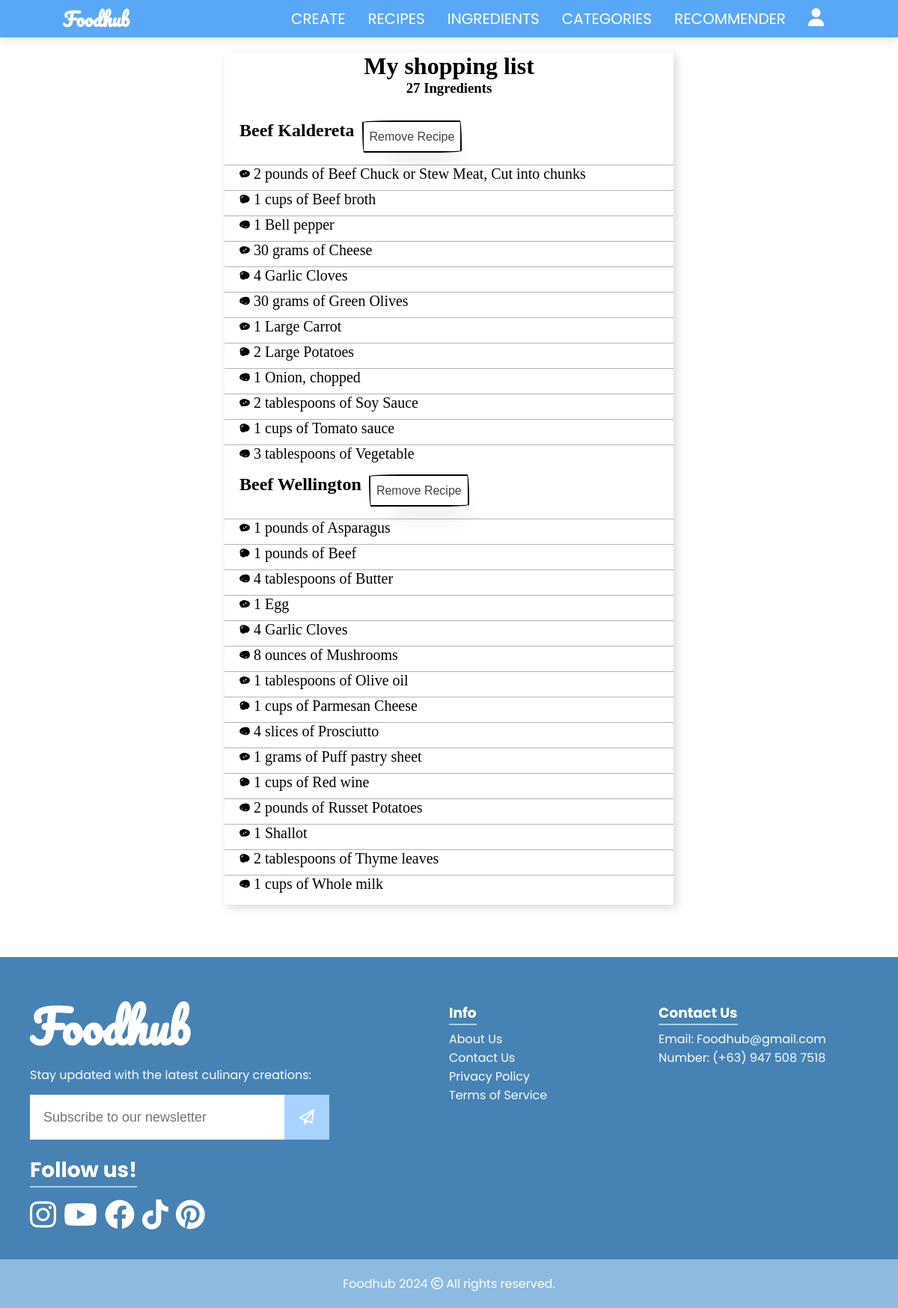
The app's page /my_shopping_list (signed in), older data.
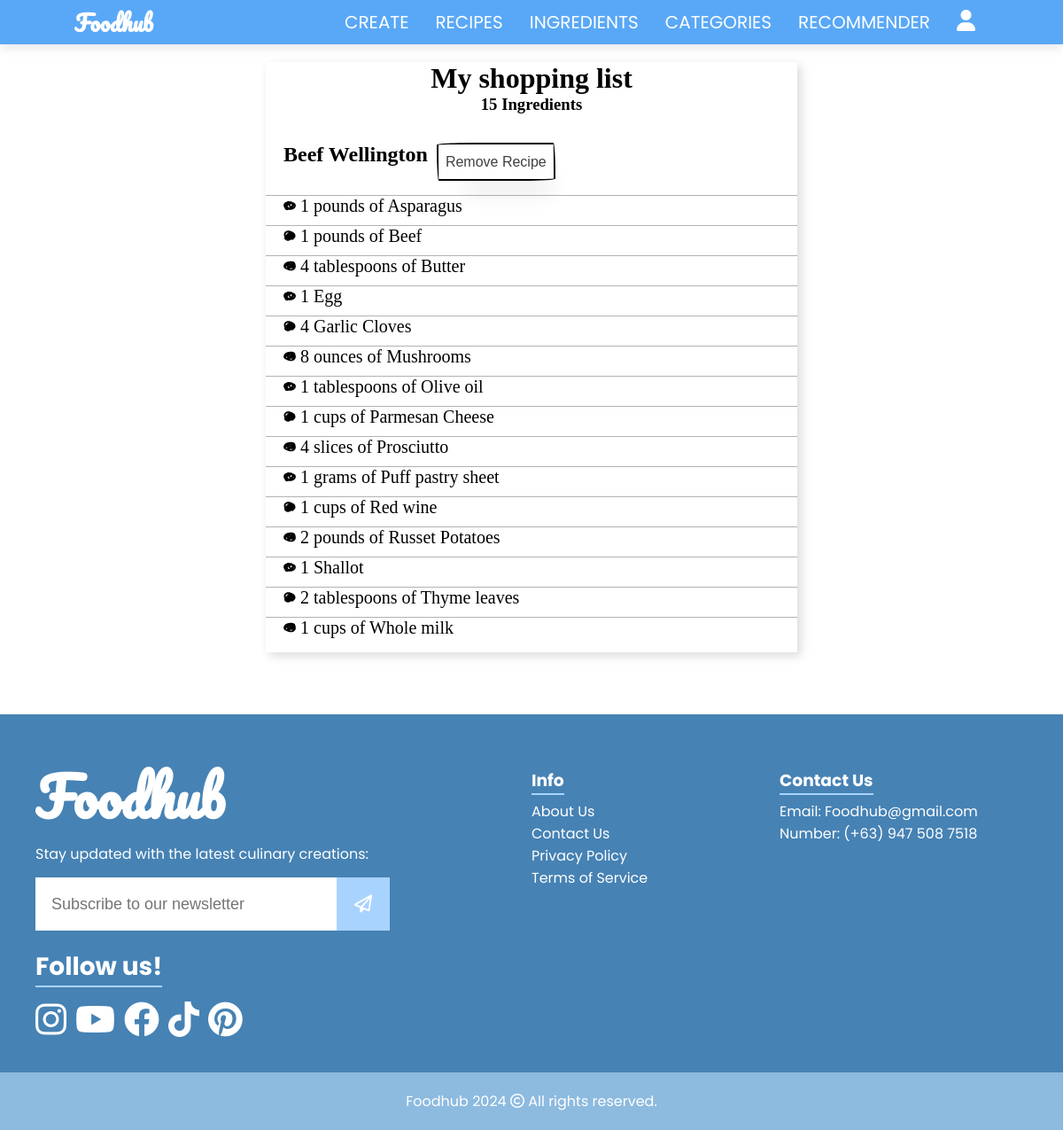
The same page, newer data.
### foodhub/models.py (models this page shows, shortened)
class Ingredient(models.Model):
    UNIT_CHOICES = [
        ('g', 'grams'),
        ('kg', 'kilograms'),
        ('mg', 'milligrams'),
        ('lb', 'pounds'),
        ('oz', 'ounces'),
        ('ml', 'milliliters'),
        ('l', 'liters'),
        ('tsp', 'teaspoons'),
        ('tbsp', 'tablespoons'),
        ('cup', 'cups'),
        ('pt', 'pints'),
        ('qt', 'quarts'),
        ('slices', 'slices'),
        ('sticks', 'sticks'),
        ('scoops', 'scoops'),
        ('none', 'none')
    ]
    name = models.CharField(max_length=100)
    recipe = models.ForeignKey('Recipe', on_delete=models.CASCADE, related_name="recipe_ingredient", default=None)
    quantity = models.IntegerField()
    unit_of_measurement = models.CharField(max_length=32, choices=UNIT_CHOICES, default=None)
    objects = IngredientManager()

class Recipe(models.Model):
    user = models.ForeignKey(User, on_delete=models.CASCADE, related_name="recipe_user")
    name = models.CharField(max_length=100)
    description = models.TextField()
    image = models.ImageField(upload_to="media", blank=True, null=True, default="default.jpg")
    date = models.DateTimeField(default=datetime.datetime.now)
    servings = models.PositiveIntegerField(default=1)
    allergens = models.ManyToManyField('Allergen', blank=True)
    likes = models.ManyToManyField(User, default=None, blank=True, related_name="recipe_likes")
    CATEGORY_CHOICES = (
    ('american', 'American'),
    ('appetizer', 'Appetizer'),
    ('asian', 'Asian'),
    ('beverage', 'Beverage'),
    ('brunch', 'Brunch'),
    ('breakfast', 'Breakfast'),
    ('chinese', 'Chinese'),
    ('cocktail', 'Cocktail'),
    ('dessert', 'Dessert'),
    ('dinner', 'Dinner'),
    ('filipino', 'Filipino'),
    ('french', 'French'),
    ('gluten-free', 'Gluten-Free'),
    ('greek', 'Greek'),
    ('indian', 'Indian'),
    ('italian', 'Italian'),
    ('japanese', 'Japanese'),
    ('lunch', 'Lunch'),
    ('mediterranean', 'Mediterranean'),
    ('mexican', 'Mexican'),
    ('pastry', 'Pastry'),
    ('pasta', 'Pasta'),
    ('pizza', 'Pizza'),
    ('salad', 'Salad'),
    ('sandwiches', 'Sandwiches'),
    ('seafood', 'Seafood'),
    ('snack', 'Snack'),
    ('soup', 'Soup'),
    ('steak', 'Steak'),
    ('thai', 'Thai'),
    ('vegan', 'Vegan'),
    ('vegetarian', 'Vegetarian'),
)
    DURATION_CHOICES = (
        ('15-20 mins', '15-20 mins'),
        ('20-45 mins', '20-45 mins'),
        ('45 mins to 1 hr', '45 mins to 1 hr'),
        ('1 hr+', '1 hr+'),
    )
    DIFFICULTY_CHOICES = (
        ('beginner', 'Beginner'),
        ('intermediate', 'Intermediate'),
        ('chef', 'Chef')
    )
    COST_CHOICES = [
        ('low', 'Low'),
        ('medium', 'Medium'),
        ('high', 'High'),
    ]
    category = models.CharField(max_length=32, choices=CATEGORY_CHOICES, blank=True, null=True, default=None)
    duration = models.CharField(max_length=32, choices=DURATION_CHOICES, blank=True, null=True, default=None)
    difficulty = models.CharField(max_length=32, choices=DIFFICULTY_CHOICES, blank=True, null=True, default=None)
    cost = models.CharField(max_length=32, choices=COST_CHOICES, blank=True, null=True, default=None)

### foodhub/views.py (the view, shortened to what this page needs)
# urls.py: path('my_shopping_list', views.my_shopping_list, name="my_shopping_list"),
@login_required(login_url='/login')
def my_shopping_list(request):
    shopping_list, created = ShoppingList.objects.get_or_create(user=request.user)
    ingredients = shopping_list.ingredients.select_related('recipe').order_by('recipe__name', 'name')
    ingredient_dict = defaultdict(list)
    for ingredient in ingredients:
        ingredient_dict[ingredient.recipe.name].append(ingredient)
    return render(request, "foodhub/my_shopping_list.html", {
        "shopping_list": shopping_list,
        "ingredients": dict(ingredient_dict),
        "ingredient_count": len(ingredients),
    })

### foodhub/templates/foodhub/my_shopping_list.html (shortened to what this page needs)
{% extends 'foodhub/layout.html' %}
{% block body %}
<div class="shopping-list-container">
    <ul class="shopping-list">
        <div class="header">
            <h1>My shopping list</h1>
            <h3>{{ ingredient_count }} Ingredients</h3>
        </div>
        {% if ingredients %}
            {% for recipe_name, ingredient_list in ingredients.items %}
                <form method="post" action="{% url 'my_shopping_list' %}">
                    <h2>{{ recipe_name }}</h2>
                    <button type="submit">Remove Recipe</button>
                </form>
                <ul>
                    {% for ingredient in ingredient_list %}
                        <li>
                            {% if ingredient.unit_of_measurement == 'none' %}
                                {{ ingredient.quantity }} {{ ingredient.name }}
                            {% else %}
                                {{ ingredient.quantity }} {{ ingredient.get_unit_of_measurement_display }} of {{ ingredient.name }}
                            {% endif %}
                        </li>
                    {% endfor %}
                </ul>
            {% endfor %}
        {% else %}
            <p>No ingredients in your shopping list.</p>
        {% endif %}
    </ul>
</div>
{% endblock %}

### foodhub/templates/foodhub/layout.html (shortened to what this page needs)
{% load static %}
<!DOCTYPE html>
<html lang="en">
<head>
    <link href="{% static 'foodhub/styles.css' %}" rel="stylesheet">
    <link rel="stylesheet" href="https://cdnjs.cloudflare.com/ajax/libs/font-awesome/6.4.0/css/all.min.css" />
    <link rel="stylesheet" href="https://cdn.jsdelivr.net/npm/swiper@11/swiper-bundle.min.css"/>
</head>
<body>
    <header>
        <div class="logo"><a href="{% url 'index' %}">Foodhub</a></div>
        <nav>
            <ul>
                {% if request.user.is_authenticated %}
                <li>
                    <a href="{% url 'create_recipe' %}">Create</a>
                </li>
                {% endif %}
                <li><a href="{% url 'recipes' %}">Recipes</a></li>
                <li><a href="{% url 'ingredients' %}">Ingredients</a></li>
                <li>
                    <a href="{% url 'categories' %}">Categories</a>
                </li>
                <li><a href="{% url 'recipe_recommender' %}">Recommender</a></li>
                {% if not request.user.is_authenticated %}
                    <li class="nav-btn"><a href="{% url 'login_view' %}">Login</a></li>
                {% else %}
                <li>
                    <a href="{% url 'profile' request.user.username %}" class="user-icon"><i class="fa fa-user" aria-hidden="true"></i></a>
                </li>
                {% endif %}
            </ul>
        </nav>
    </header>
    <div class="body">
        {% block body %}
        {% endblock %}
    </div>
    <footer>
        <div class="footer-container">
            <div class="footer-logo">
                <h1>Foodhub</h1>
                <div class="newsletter">
                    <p>Stay updated with the latest culinary creations:</p>
                    <div class="newsletter-subscribe">
                        <input type="text" placeholder="Subscribe to our newsletter">
                        <i class="fa-regular fa-paper-plane"></i>
                    </div>
                </div>
                <div class="footer-socials">
                    <h3>Follow us!</h3>
                    <div class="footer-icons">
                        <i class="fa-brands fa-instagram"></i>
                        <i class="fa-brands fa-youtube"></i>
                        <i class="fa-brands fa-facebook"></i>
                        <i class="fa-brands fa-tiktok"></i>
                        <i class="fa-brands fa-pinterest"></i>
                    </div>
                </div>
            </div>
            <div class="footer-column">
                <h3>Info</h3>
                <ul>
                    <li><a href="#">About Us</a></li>
                    <li><a href="#">Contact Us</a></li>
                    <li><a href="#">Privacy Policy</a></li>
                    <li><a href="#">Terms of Service</a></li>
                </ul>
            </div>
            <div class="footer-column">
                <h3>Contact Us</h3>
                <ul>
                    <li>Email: Foodhub@gmail.com</li>
                    <li>Number: (+63) 947 508 7518</li>
                </ul>
            </div>
        </div>
        <div class="footer-bottom">
            <p>Foodhub 2024 <i class="fa-regular fa-copyright"></i> All rights reserved.</p>
        </div>
    </footer>
</body>
</html>

Row changes from the older to the newer data that the page shows:
removed Ingredient: name "Beef Kaldereta", quantity "2", unit_of_measurement "pounds", name "Beef Chuck or Stew Meat, Cut into chunks"
removed Ingredient: quantity "1", unit_of_measurement "cups", name "Beef broth", shown under "Beef Kaldereta"
removed Ingredient: quantity "1", name "Bell pepper", shown under "Beef Kaldereta"
removed Ingredient: quantity "30", unit_of_measurement "grams", name "Cheese", shown under "Beef Kaldereta"
removed Ingredient: quantity "4", name "Garlic Cloves", shown under "Beef Kaldereta"
removed Ingredient: quantity "30", unit_of_measurement "grams", name "Green Olives", shown under "Beef Kaldereta"
removed Ingredient: quantity "1", name "Large Carrot", shown under "Beef Kaldereta"
removed Ingredient: quantity "2", name "Large Potatoes", shown under "Beef Kaldereta"
removed Ingredient: quantity "1", name "Onion, chopped", shown under "Beef Kaldereta"
removed Ingredient: quantity "2", unit_of_measurement "tablespoons", name "Soy Sauce", shown under "Beef Kaldereta"
removed Ingredient: quantity "1", unit_of_measurement "cups", name "Tomato sauce", shown under "Beef Kaldereta"
removed Ingredient: quantity "3", unit_of_measurement "tablespoons", name "Vegetable", shown under "Beef Kaldereta"
Text that changed along with them:
{{ ingredient_count }}: "27" → "15"
